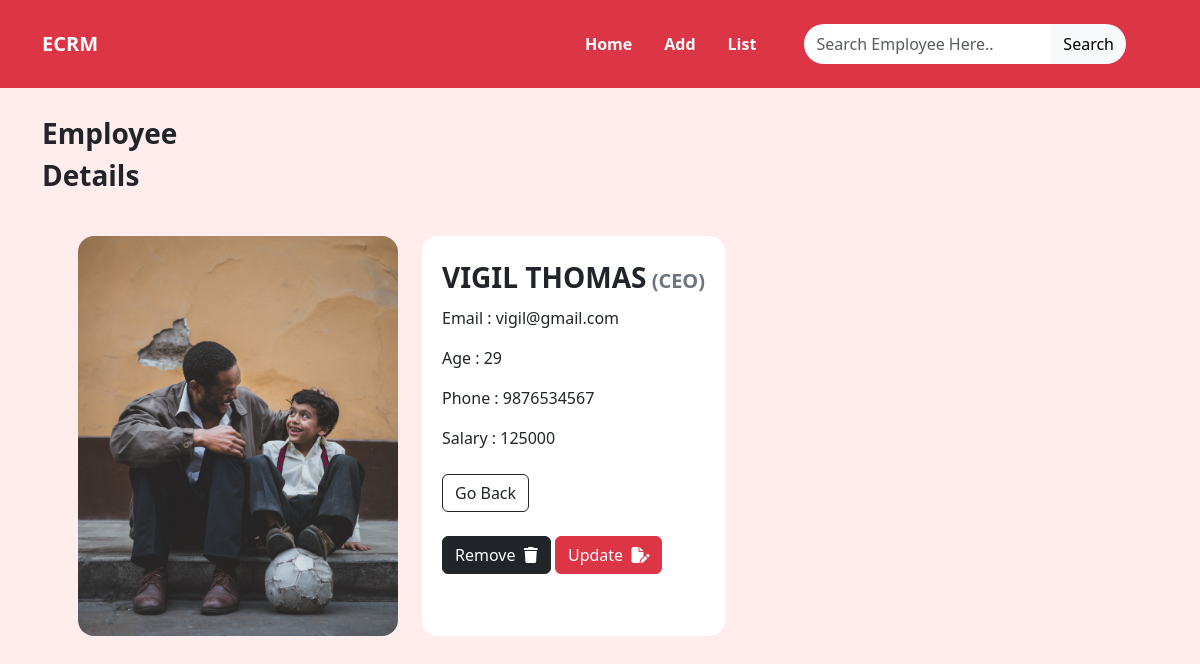
The page /employee/24/details/ on the database as committed earlier.
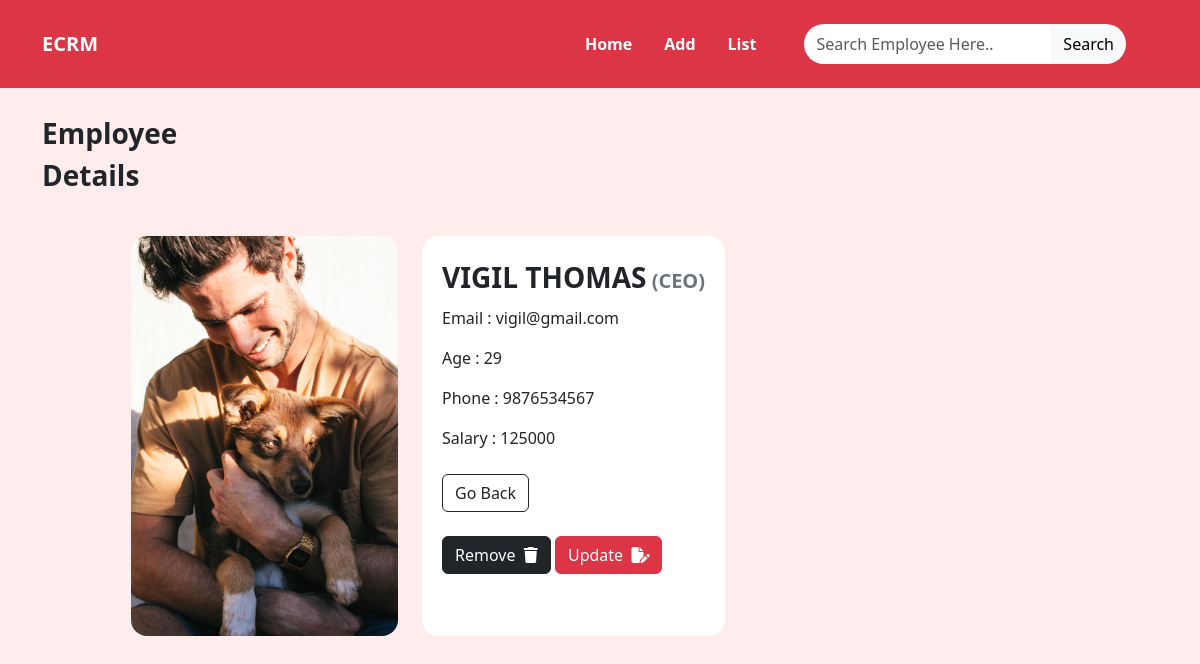
The same page on the database as committed later.
### crm/models.py (models this page shows, shortened)
class Employees(models.Model):
    name=models.CharField(max_length=100)
    department=models.CharField(max_length=100)
    salary=models.PositiveBigIntegerField()
    email=models.EmailField(unique=True)
    age=models.PositiveBigIntegerField()
    phone = models.IntegerField()
    profile_pic = models.ImageField(upload_to="assests/emp_img",null=True)

### crm/views.py (the view)
# urls.py: path('employee/<int:pk>/details/', views.ViewEmpDetail.as_view(), name="detail_emp"),
class ViewEmpDetail(View):
    def get(self,request,*args,**kwargs):
        id=kwargs.get("pk")
        qs=Employees.objects.get(id=id)
        return render(request,"emp_detail.html",{"data":qs})

### crm/templates/emp_detail.html (shortened to what this page needs)
{%extends 'base.html'%}
{%block body_block%}
<div class="container">
    <div class="mt-3 mt-lg-4">
        <p class="fw-bold fs-3">Employee <br> Details</p><br>
    </div>
    <div class="row ">
        <div class="col-lg-4 col-md-6 col-sm-6 d-flex justify-content-lg-end justify-content-sm-center">
            {%if data.profile_pic%}
            <img src="{{data.profile_pic.url}}" class="rounded-4" style="width: fit-content;height: 400px;"
                alt="Employee Profile">
            {%endif%}
        </div>
        <div class="col-lg-8 col-md-6 col-sm-6 d-flex justify-content-lg-start justify-content-sm-center">
            <div class="card rounded-4 border-0" style="width: fit-content;">
                <div class="row g-0 ">
                    <div class="card-body p-3 m-1">
                        <p class="card-title fs-3 fw-bold">{{data.name}}<span
                                class="card-text fs-5 fw-bolder text-secondary">&nbsp;({{data.department}})</span></p>
                        <p class="card-text">Email : {{data.email}}</p>
                        <p class="card-text">Age : {{data.age}}</p>
                        <p class="card-text">Phone : {{data.phone}}</p>
                        <p class="card-text">Salary : {{data.salary}}</p>
                        <a href="{% url 'view_emp' %}" class="btn btn-outline-dark mt-2">Go Back</a><br>
                        <button type="button" class="btn btn-dark mt-4" data-bs-toggle="modal"
                            data-bs-target="#exampleModal">
                            Remove &nbsp;<i class="fa-solid fa-trash"></i>
                        </button>
                        <a href="{% url 'update_emp' data.id %}" class="btn btn-danger mt-4">Update &nbsp;<i
                                class="fa-solid fa-file-pen"></i></a>
                    </div>
                </div>
            </div>
    </div>
</div>
</div>
{%endblock%}

Rows that differ between the two databases and show on the page:
changed Employees "VIGIL THOMAS": profile_pic: a different picture
